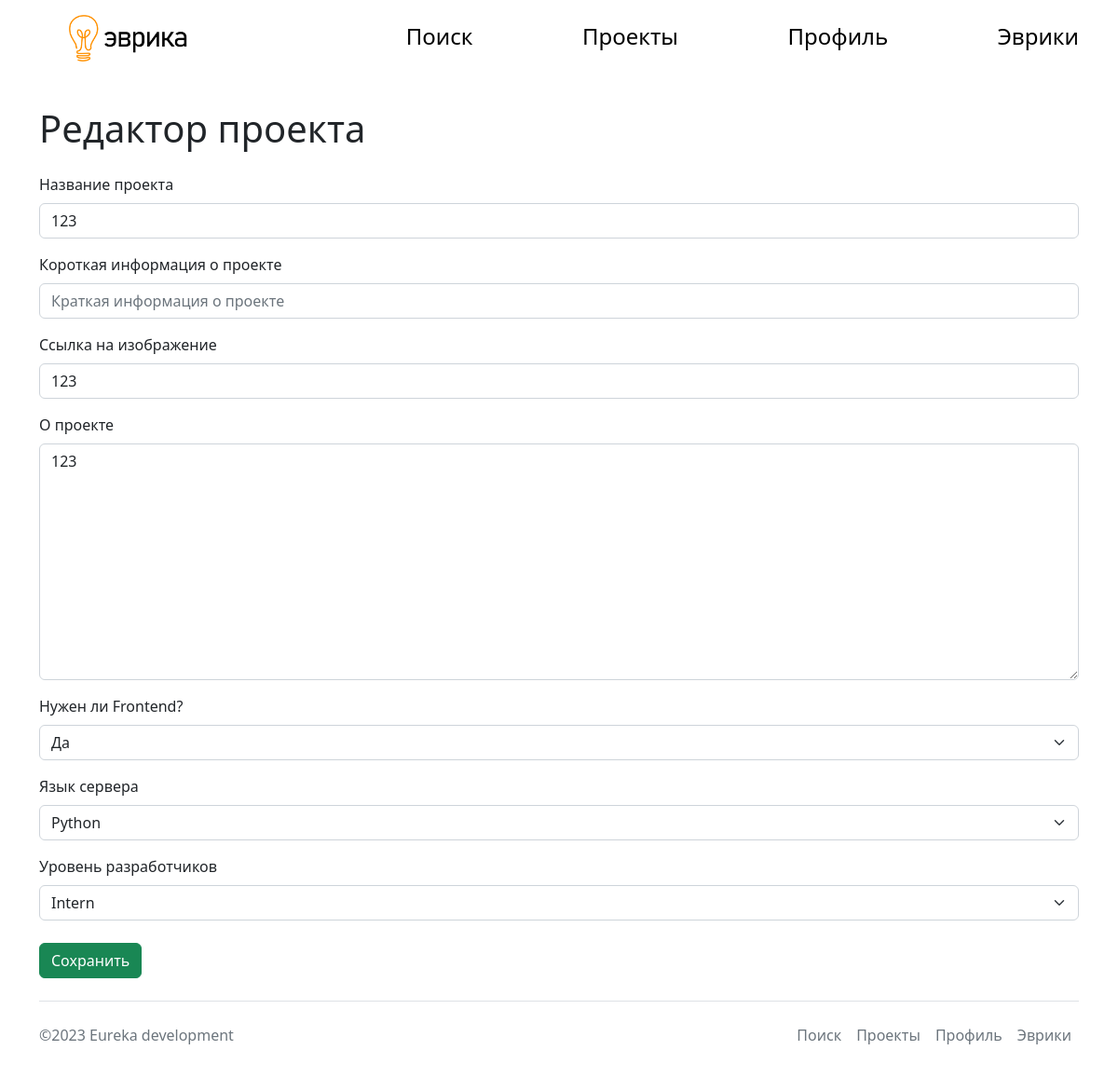
The app's page /projects/2/edit (signed in), older data.
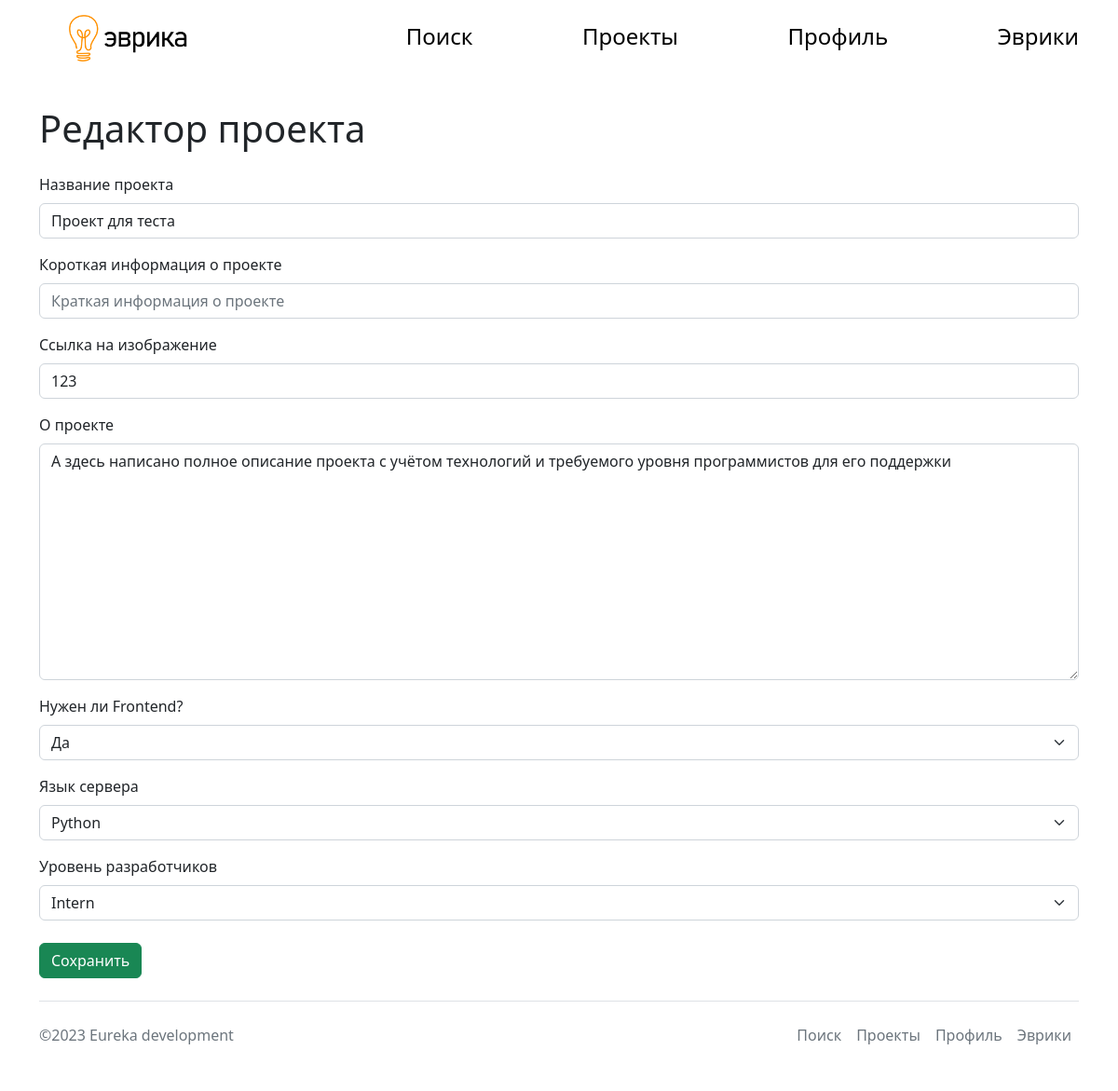
The same page, newer data.
### main.py (models this page shows, shortened)
class Project(db.Model):
    id = db.Column(db.Integer, primary_key=True)
    title = db.Column(db.String(20), nullable=False)
    about = db.Column(db.Text, nullable=False)
    image = db.Column(db.String)
    front_language = db.Column(db.Integer, nullable=False)
    back_language = db.Column(db.String, nullable=False)
    level = db.Column(db.String, nullable=False)
    founder_id = db.Column(db.Integer, nullable=False)
    intro = db.Column(db.String(240))

### main.py (the view, shortened to what this page needs)
@app.route('/projects/<int:id>/edit', methods=['POST', 'GET'])
def project_edit(id):
    project = db.session.query(Project).filter_by(id=id).first()
    if project.founder_id == current_user.id:
        return render_template('edit_project.html', title=project.title, project=project, languages=languages)
    return redirect('/')

### main.py (called while the page is built)
@login_manager.user_loader
def load_user(user_id):
    return User.query.get(user_id)

### templates/edit_project.html (shortened to what this page needs)
{% extends 'base.html' %}
{% block body %}
<h1 class="py-3">Редактор проекта</h1>
<form method="POST">
<p>
<label class='form-label' for="title">Название проекта</label>
<input class='form-control' type="text" name="title" id="title" placeholder="Введите название" value='{{project.title}}'>
</p>
<p>
<label class='form-label' for="intro">Короткая информация о проекте</label>
<input class='form-control' name="intro" id="intro" placeholder="Краткая информация о проекте" default='{{project.intro}}'>
</p>
<p>
<label class='form-label' for="img">Ссылка на изображение</label>
<input class='form-control' type="text" name="img" id="img" placeholder="Введите ссылку на изображение" value='{%if project.image%}{{project.image}}{%endif%}'>
</p>
<p>
<label class='form-label' for="about">О проекте</label>
<textarea class='form-control' name="about" id="about" cols="30" rows="10" placeholder="Расскажите о проекте">{%if project.about%}{{project.about}}{%endif%}</textarea>
</p>
<p>
<label class='form-label' for="front_language">Нужен ли Frontend?</label>
<select class='form-select' name="front_language" id="front_language">
<option value="1">Да</option>
</select>
</p>
<p>
<label class='form-label' for="back_language">Язык сервера</label>
<select class='form-select' name="back_language" id="back_language">
{% for language in languages %}
<option value="{{language}}">{{language}}</option>
{% endfor %}
</select>
</p>
<label class='form-label' for="level">Уровень разработчиков</label>
<select class='form-select' name="level" id="level">
<option value="Intern">Intern</option>
</select><br>
<button type="submit" class="btn btn-success">Сохранить</button>
</form>
{% endblock %}

Row changes from the older to the newer data that the page shows:
changed Project: title "123" → "Проект для теста"; about "123" → "А здесь написано полное описание проекта с учётом технологий и требуемого уровня программистов для его поддержки"
